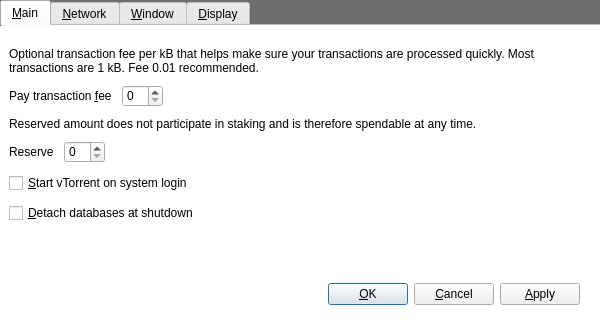
<?xml version="1.0" encoding="UTF-8"?>
<ui version="4.0">
 <class>OptionsDialog</class>
 <widget class="QDialog" name="OptionsDialog">
  <property name="geometry">
   <rect>
    <x>0</x>
    <y>0</y>
    <width>600</width>
    <height>330</height>
   </rect>
  </property>
  <property name="minimumSize">
   <size>
    <width>600</width>
    <height>330</height>
   </size>
  </property>
  <property name="maximumSize">
   <size>
    <width>600</width>
    <height>330</height>
   </size>
  </property>
  <property name="windowTitle">
   <string>Options</string>
  </property>
  <property name="styleSheet">
   <string notr="true">QDialog { 
background-color: rgb(110,110,110);
}</string>
  </property>
  <property name="modal">
   <bool>true</bool>
  </property>
  <layout class="QVBoxLayout" name="verticalLayout">
   <property name="spacing">
    <number>0</number>
   </property>
   <property name="leftMargin">
    <number>0</number>
   </property>
   <property name="topMargin">
    <number>0</number>
   </property>
   <property name="rightMargin">
    <number>0</number>
   </property>
   <property name="bottomMargin">
    <number>0</number>
   </property>
   <item>
    <widget class="QTabWidget" name="tabWidget">
     <property name="styleSheet">
      <string notr="true">#tabMain {
	background-color: rgb(255,255,255);
}
#tabNetwork {
	background-color: rgb(255,255,255);
}
#tabWindow {
	background-color: rgb(255,255,255);
}
#tabDisplay {
	background-color: rgb(255,255,255);
}</string>
     </property>
     <property name="currentIndex">
      <number>0</number>
     </property>
     <property name="documentMode">
      <bool>true</bool>
     </property>
     <widget class="QWidget" name="tabMain">
      <attribute name="title">
       <string>&amp;Main</string>
      </attribute>
      <layout class="QVBoxLayout" name="verticalLayout_3">
       <property name="bottomMargin">
        <number>0</number>
       </property>
       <item>
        <layout class="QVBoxLayout" name="verticalLayout_2">
         <property name="spacing">
          <number>10</number>
         </property>
         <property name="topMargin">
          <number>12</number>
         </property>
         <item>
          <widget class="QLabel" name="transactionFeeInfoLabel">
           <property name="text">
            <string>Optional transaction fee per kB that helps make sure your transactions are processed quickly. Most transactions are 1 kB. Fee 0.01 recommended.</string>
           </property>
           <property name="textFormat">
            <enum>Qt::PlainText</enum>
           </property>
           <property name="wordWrap">
            <bool>true</bool>
           </property>
          </widget>
         </item>
         <item>
          <layout class="QHBoxLayout" name="horizontalLayout">
           <item>
            <widget class="QLabel" name="transactionFeeLabel">
             <property name="text">
              <string>Pay transaction &amp;fee</string>
             </property>
             <property name="textFormat">
              <enum>Qt::PlainText</enum>
             </property>
             <property name="buddy">
              <cstring>transactionFee</cstring>
             </property>
            </widget>
           </item>
           <item>
            <widget class="BitcoinAmountField" name="transactionFee"/>
           </item>
           <item>
            <spacer name="horizontalSpacerFee">
             <property name="orientation">
              <enum>Qt::Horizontal</enum>
             </property>
             <property name="sizeHint" stdset="0">
              <size>
               <width>40</width>
               <height>20</height>
              </size>
             </property>
            </spacer>
           </item>
          </layout>
         </item>
         <item>
          <widget class="QLabel" name="reserveBalanceInfoLabel">
           <property name="text">
            <string>Reserved amount does not participate in staking and is therefore spendable at any time.</string>
           </property>
           <property name="textFormat">
            <enum>Qt::PlainText</enum>
           </property>
           <property name="wordWrap">
            <bool>true</bool>
           </property>
          </widget>
         </item>
         <item>
          <layout class="QHBoxLayout" name="horizontalLayout_2">
           <item>
            <widget class="QLabel" name="reserveBalanceLabel">
             <property name="text">
              <string>Reserve</string>
             </property>
             <property name="textFormat">
              <enum>Qt::PlainText</enum>
             </property>
             <property name="buddy">
              <cstring>reserveBalance</cstring>
             </property>
            </widget>
           </item>
           <item>
            <widget class="BitcoinAmountField" name="reserveBalance"/>
           </item>
           <item>
            <spacer name="horizontalSpacerReserveBalance">
             <property name="orientation">
              <enum>Qt::Horizontal</enum>
             </property>
             <property name="sizeHint" stdset="0">
              <size>
               <width>40</width>
               <height>20</height>
              </size>
             </property>
            </spacer>
           </item>
          </layout>
         </item>
         <item>
          <widget class="QCheckBox" name="bitcoinAtStartup">
           <property name="toolTip">
            <string>Automatically start vTorrent after logging in to the system.</string>
           </property>
           <property name="text">
            <string>&amp;Start vTorrent on system login</string>
           </property>
          </widget>
         </item>
         <item>
          <widget class="QCheckBox" name="detachDatabases">
           <property name="toolTip">
            <string>Detach block and address databases at shutdown. This means they can be moved to another data directory, but it slows down shutdown. The wallet is always detached.</string>
           </property>
           <property name="text">
            <string>&amp;Detach databases at shutdown</string>
           </property>
          </widget>
         </item>
         <item>
          <spacer name="verticalSpacer_Main">
           <property name="orientation">
            <enum>Qt::Vertical</enum>
           </property>
           <property name="sizeHint" stdset="0">
            <size>
             <width>20</width>
             <height>40</height>
            </size>
           </property>
          </spacer>
         </item>
        </layout>
       </item>
      </layout>
     </widget>
     <widget class="QWidget" name="tabNetwork">
      <attribute name="title">
       <string>&amp;Network</string>
      </attribute>
      <layout class="QVBoxLayout" name="verticalLayout_5">
       <item>
        <layout class="QVBoxLayout" name="verticalLayout_4">
         <property name="spacing">
          <number>10</number>
         </property>
         <property name="topMargin">
          <number>12</number>
         </property>
         <item>
          <widget class="QCheckBox" name="mapPortUpnp">
           <property name="toolTip">
            <string>Automatically open the vTorrent client port on the router. This only works when your router supports UPnP and it is enabled.</string>
           </property>
           <property name="text">
            <string>Map port using &amp;UPnP</string>
           </property>
          </widget>
         </item>
         <item>
          <widget class="QCheckBox" name="connectSocks">
           <property name="toolTip">
            <string>Connect to the vTorrent network through a SOCKS proxy (e.g. when connecting through Tor).</string>
           </property>
           <property name="text">
            <string>&amp;Connect through SOCKS proxy:</string>
           </property>
          </widget>
         </item>
         <item>
          <layout class="QHBoxLayout" name="horizontalLayout_Network">
           <item>
            <widget class="QLabel" name="proxyIpLabel">
             <property name="text">
              <string>Proxy &amp;IP:</string>
             </property>
             <property name="textFormat">
              <enum>Qt::PlainText</enum>
             </property>
             <property name="buddy">
              <cstring>proxyIp</cstring>
             </property>
            </widget>
           </item>
           <item>
            <widget class="QValidatedLineEdit" name="proxyIp">
             <property name="maximumSize">
              <size>
               <width>140</width>
               <height>16777215</height>
              </size>
             </property>
             <property name="toolTip">
              <string>IP address of the proxy (e.g. 127.0.0.1)</string>
             </property>
            </widget>
           </item>
           <item>
            <widget class="QLabel" name="proxyPortLabel">
             <property name="text">
              <string>&amp;Port:</string>
             </property>
             <property name="textFormat">
              <enum>Qt::PlainText</enum>
             </property>
             <property name="buddy">
              <cstring>proxyPort</cstring>
             </property>
            </widget>
           </item>
           <item>
            <widget class="QLineEdit" name="proxyPort">
             <property name="maximumSize">
              <size>
               <width>55</width>
               <height>16777215</height>
              </size>
             </property>
             <property name="toolTip">
              <string>Port of the proxy (e.g. 9050)</string>
             </property>
            </widget>
           </item>
           <item>
            <widget class="QLabel" name="socksVersionLabel">
             <property name="text">
              <string>SOCKS &amp;Version:</string>
             </property>
             <property name="textFormat">
              <enum>Qt::PlainText</enum>
             </property>
             <property name="buddy">
              <cstring>socksVersion</cstring>
             </property>
            </widget>
           </item>
           <item>
            <widget class="QValueComboBox" name="socksVersion">
             <property name="toolTip">
              <string>SOCKS version of the proxy (e.g. 5)</string>
             </property>
            </widget>
           </item>
           <item>
            <spacer name="horizontalSpacer_Network">
             <property name="orientation">
              <enum>Qt::Horizontal</enum>
             </property>
             <property name="sizeHint" stdset="0">
              <size>
               <width>40</width>
               <height>20</height>
              </size>
             </property>
            </spacer>
           </item>
          </layout>
         </item>
         <item>
          <spacer name="verticalSpacer_Network">
           <property name="orientation">
            <enum>Qt::Vertical</enum>
           </property>
           <property name="sizeHint" stdset="0">
            <size>
             <width>20</width>
             <height>40</height>
            </size>
           </property>
          </spacer>
         </item>
        </layout>
       </item>
      </layout>
     </widget>
     <widget class="QWidget" name="tabWindow">
      <attribute name="title">
       <string>&amp;Window</string>
      </attribute>
      <layout class="QVBoxLayout" name="verticalLayout_7">
       <item>
        <layout class="QVBoxLayout" name="verticalLayout_6">
         <property name="topMargin">
          <number>12</number>
         </property>
         <item>
          <widget class="QCheckBox" name="minimizeToTray">
           <property name="toolTip">
            <string>Show only a tray icon after minimizing the window.</string>
           </property>
           <property name="text">
            <string>&amp;Minimize to the tray instead of the taskbar</string>
           </property>
          </widget>
         </item>
         <item>
          <widget class="QCheckBox" name="minimizeOnClose">
           <property name="toolTip">
            <string>Minimize instead of exit the application when the window is closed. When this option is enabled, the application will be closed only after selecting Quit in the menu.</string>
           </property>
           <property name="text">
            <string>M&amp;inimize on close</string>
           </property>
          </widget>
         </item>
         <item>
          <spacer name="verticalSpacer_Window">
           <property name="orientation">
            <enum>Qt::Vertical</enum>
           </property>
           <property name="sizeHint" stdset="0">
            <size>
             <width>20</width>
             <height>40</height>
            </size>
           </property>
          </spacer>
         </item>
        </layout>
       </item>
      </layout>
     </widget>
     <widget class="QWidget" name="tabDisplay">
      <attribute name="title">
       <string>&amp;Display</string>
      </attribute>
      <layout class="QVBoxLayout" name="verticalLayout_9">
       <item>
        <layout class="QVBoxLayout" name="verticalLayout_8">
         <property name="spacing">
          <number>10</number>
         </property>
         <property name="topMargin">
          <number>12</number>
         </property>
         <item>
          <layout class="QHBoxLayout" name="horizontalLayout_1_Display">
           <item>
            <widget class="QLabel" name="langLabel">
             <property name="text">
              <string>User Interface &amp;language:</string>
             </property>
             <property name="textFormat">
              <enum>Qt::PlainText</enum>
             </property>
             <property name="buddy">
              <cstring>lang</cstring>
             </property>
            </widget>
           </item>
           <item>
            <widget class="QValueComboBox" name="lang">
             <property name="toolTip">
              <string>The user interface language can be set here. This setting will take effect after restarting vTorrent.</string>
             </property>
            </widget>
           </item>
          </layout>
         </item>
         <item>
          <layout class="QHBoxLayout" name="horizontalLayout_2_Display">
           <item>
            <widget class="QLabel" name="unitLabel">
             <property name="text">
              <string>&amp;Unit to show amounts in:</string>
             </property>
             <property name="textFormat">
              <enum>Qt::PlainText</enum>
             </property>
             <property name="buddy">
              <cstring>unit</cstring>
             </property>
            </widget>
           </item>
           <item>
            <widget class="QValueComboBox" name="unit">
             <property name="toolTip">
              <string>Choose the default subdivision unit to show in the interface and when sending coins.</string>
             </property>
            </widget>
           </item>
          </layout>
         </item>
         <item>
          <widget class="QCheckBox" name="displayAddresses">
           <property name="enabled">
            <bool>false</bool>
           </property>
           <property name="toolTip">
            <string>Whether to show vTorrent addresses in the transaction list or not.</string>
           </property>
           <property name="text">
            <string>&amp;Display addresses in transaction list (stealth address is too long)</string>
           </property>
          </widget>
         </item>
         <item>
          <widget class="QCheckBox" name="coinControlFeatures">
           <property name="toolTip">
            <string>Whether to show coin control features or not.</string>
           </property>
           <property name="text">
            <string>Display coin &amp;control features (experts only!)</string>
           </property>
          </widget>
         </item>
         <item>
          <spacer name="verticalSpacer_Display">
           <property name="orientation">
            <enum>Qt::Vertical</enum>
           </property>
           <property name="sizeHint" stdset="0">
            <size>
             <width>20</width>
             <height>40</height>
            </size>
           </property>
          </spacer>
         </item>
        </layout>
       </item>
      </layout>
     </widget>
    </widget>
   </item>
   <item>
    <widget class="QFrame" name="OptionButtons">
     <property name="styleSheet">
      <string notr="true">#OptionButtons {
	background-color: rgb(255,255,255);
}</string>
     </property>
     <layout class="QHBoxLayout" name="horizontalLayout_Buttons">
      <property name="leftMargin">
       <number>20</number>
      </property>
      <property name="rightMargin">
       <number>20</number>
      </property>
      <property name="bottomMargin">
       <number>12</number>
      </property>
      <item>
       <spacer name="horizontalSpacer_1">
        <property name="orientation">
         <enum>Qt::Horizontal</enum>
        </property>
        <property name="sizeHint" stdset="0">
         <size>
          <width>40</width>
          <height>48</height>
         </size>
        </property>
       </spacer>
      </item>
      <item>
       <widget class="QLabel" name="statusLabel">
        <property name="font">
         <font>
          <weight>75</weight>
          <bold>true</bold>
         </font>
        </property>
        <property name="text">
         <string/>
        </property>
        <property name="textFormat">
         <enum>Qt::PlainText</enum>
        </property>
        <property name="wordWrap">
         <bool>true</bool>
        </property>
       </widget>
      </item>
      <item>
       <spacer name="horizontalSpacer_2">
        <property name="orientation">
         <enum>Qt::Horizontal</enum>
        </property>
        <property name="sizeHint" stdset="0">
         <size>
          <width>40</width>
          <height>48</height>
         </size>
        </property>
       </spacer>
      </item>
      <item>
       <widget class="QPushButton" name="okButton">
        <property name="text">
         <string>&amp;OK</string>
        </property>
       </widget>
      </item>
      <item>
       <widget class="QPushButton" name="cancelButton">
        <property name="text">
         <string>&amp;Cancel</string>
        </property>
        <property name="autoDefault">
         <bool>false</bool>
        </property>
       </widget>
      </item>
      <item>
       <widget class="QPushButton" name="applyButton">
        <property name="text">
         <string>&amp;Apply</string>
        </property>
        <property name="autoDefault">
         <bool>false</bool>
        </property>
       </widget>
      </item>
     </layout>
    </widget>
   </item>
  </layout>
 </widget>
 <customwidgets>
  <customwidget>
   <class>BitcoinAmountField</class>
   <extends>QSpinBox</extends>
   <header>bitcoinamountfield.h</header>
   <container>1</container>
  </customwidget>
  <customwidget>
   <class>QValidatedLineEdit</class>
   <extends>QLineEdit</extends>
   <header>qvalidatedlineedit.h</header>
  </customwidget>
  <customwidget>
   <class>QValueComboBox</class>
   <extends>QComboBox</extends>
   <header>qvaluecombobox.h</header>
  </customwidget>
 </customwidgets>
 <resources/>
 <connections/>
</ui>
